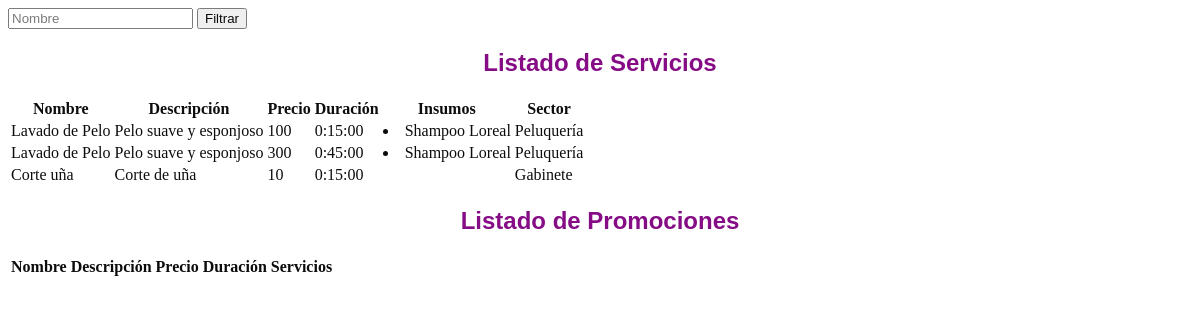
Before: /gestion/listaServicios/ with the older database file.
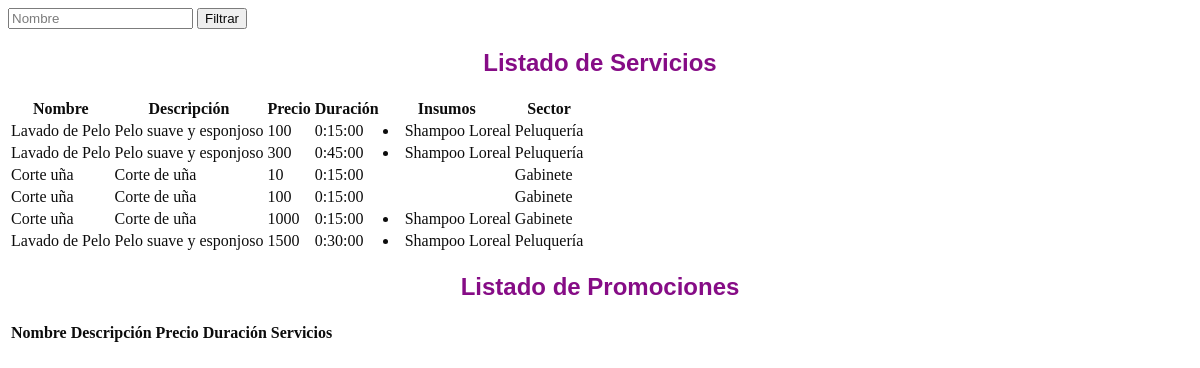
After: the same page with the newer database file.
### gestion/models.py (models this page shows, shortened)
class Servicio(models.Model):
    FILTROS = {
        "nombre": ["nombre__icontains"],
    }
    class Meta:
        abstract = True
    MODULO = timedelta(minutes=15)
    nombre = models.CharField(max_length=100)
    descripcion = models.CharField(max_length=100)
    precio = models.IntegerField(default=0)
    sector = models.ForeignKey(Sector)

class ServicioBasico(Servicio):
    duracion = models.IntegerField(default=0)
    insumos = models.ManyToManyField(Insumo, blank=True)
    def get_duracion(self):
        return self.duracion * self.MODULO

class Insumo (models.Model):
    MILILITROS= 'Mililitros'
    LITROS= 'Litros'
    GRAMOS = 'Gramos'
    KILOS = 'Kilos'
    CC = 'Centimetros Cubicos'
    UNIDAD_DE_MEDIDA = [
        (MILILITROS, 'Mililitros'),
        (LITROS, 'Litros'),
        (GRAMOS, 'Gramos'),
        (KILOS, 'Kilos'),
        (CC, 'Centimetros Cubicos')
    ]
    FILTROS = {
        "nombre": ["nombre__icontains"],
        "marca": ["marca__icontains"]
    }
    nombre = models.CharField(max_length=100)
    marca = models.CharField(max_length=100)
    contenidoNeto = models.PositiveIntegerField(default="Centimetros Cubicos")
    unidadDeMedida = models.CharField(max_length=25, choices=UNIDAD_DE_MEDIDA, default=0)
    stock = models.IntegerField(default=0)
    def __str__(self):
        return "{} {}".format(self.nombre, self.marca)

class Sector(models.Model):
    nombre = models.CharField(primary_key=True, max_length=100)
    descripcion = models.CharField(max_length=100)
    def __str__(self):
        return "{}".format(self.nombre)

### gestion/views.py (the view)
def listaServicios(request):
    usuario = request.user
    print(usuario)
    servicios = ServicioBasico.objects.all()
    insumos = Insumo.objects.all()
    return render(request, 'servicio/listaServicios.html', {'servicios': servicios, 'insumos': insumos, 'usuario': usuario})

### gestion/templates/servicio/listaServicios.html (shortened to what this page needs)
<div class="container background-white" style="opacity: 0.95;">
    <div class="row margin-vert-30">
        <div class="col-md-12">
            <form method="get" action="">
                <input name="nombre" placeholder="Nombre" value="{{ f.nombre }}" class="filtro">
                <button class="btn btn-violet pull-right" type="submit">Filtrar</button>
            </form>
            <h2><font color="Purple"><font face="arial"><center> Listado de Servicios </center></font></font></h2>
            <table class="table table-striped">
                <thread>
                    <tr>
                        <th>Nombre</th>
                        <th>Descripción</th>
                        <th>Precio</th>
                        <th>Duración</th>
                        <th>Insumos</th>
                        <th>Sector</th>
                    </tr>
                </thread>
                <tbody>
                    {% for servicio in servicios %}
                    <tr>
                        <td>{{servicio.nombre}}</td>
                        <td>{{servicio.descripcion}}</td>
                        <td>{{servicio.precio}}</td>
                        <td>{{servicio.get_duracion}}</td>
                        <td>{% for insumo in servicio.insumos.all %}
                               <li>{{insumo}}
                            {% endfor %}
                        </td>
                        <td>{{servicio.sector}}</td>
                    </tr>
                    {% endfor %}
                </tbody>
            </table>
            <h2><font color="Purple"><font face="arial"><center> Listado de Promociones </center></font></font></h2>
            <table class="table table-striped">
                <thread>
                    <tr>
                        <th>Nombre</th>
                        <th>Descripción</th>
                        <th>Precio</th>
                        <th>Duración</th>
                        <th>Servicios</th>
                    </tr>
                </thread>
            </table>
        </div>
    </div>
</div>

Changed rows visible on the page:
added ServicioBasico: nombre "Corte uña", descripcion "Corte de uña", precio "100", get_duracion "0:15:00", sector "Gabinete"
added ServicioBasico: nombre "Corte uña", descripcion "Corte de uña", precio "1000", get_duracion "0:15:00", sector "Gabinete", Insumo (nombre+marca "Shampoo Loreal")
added ServicioBasico: nombre "Lavado de Pelo", descripcion "Pelo suave y esponjoso", precio "1500", get_duracion "0:30:00", sector "Peluquería", Insumo (nombre+marca "Shampoo Loreal")
